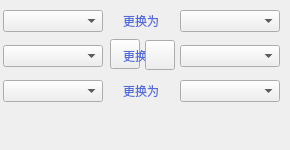
<?xml version="1.0" encoding="UTF-8"?>
<ui version="4.0">
 <class>ChangeSenatorSwitchWidget</class>
 <widget class="QWidget" name="ChangeSenatorSwitchWidget">
  <property name="geometry">
   <rect>
    <x>0</x>
    <y>0</y>
    <width>290</width>
    <height>150</height>
   </rect>
  </property>
  <property name="windowTitle">
   <string>Form</string>
  </property>
  <widget class="QToolButton" name="addBtn">
   <property name="geometry">
    <rect>
     <x>110</x>
     <y>39</y>
     <width>30</width>
     <height>30</height>
    </rect>
   </property>
   <property name="font">
    <font>
     <family>微软雅黑</family>
     <weight>50</weight>
     <italic>false</italic>
     <bold>false</bold>
    </font>
   </property>
   <property name="cursor">
    <cursorShape>PointingHandCursor</cursorShape>
   </property>
   <property name="styleSheet">
    <string notr="true"/>
   </property>
   <property name="text">
    <string/>
   </property>
   <property name="BtnStyle" stdset="0">
    <string>senatoradd</string>
   </property>
  </widget>
  <widget class="QComboBox" name="miner2">
   <property name="geometry">
    <rect>
     <x>180</x>
     <y>45</y>
     <width>100</width>
     <height>22</height>
    </rect>
   </property>
  </widget>
  <widget class="QComboBox" name="senator2">
   <property name="geometry">
    <rect>
     <x>3</x>
     <y>45</y>
     <width>100</width>
     <height>22</height>
    </rect>
   </property>
  </widget>
  <widget class="QComboBox" name="miner3">
   <property name="geometry">
    <rect>
     <x>180</x>
     <y>80</y>
     <width>100</width>
     <height>22</height>
    </rect>
   </property>
  </widget>
  <widget class="QComboBox" name="senator1">
   <property name="geometry">
    <rect>
     <x>3</x>
     <y>10</y>
     <width>100</width>
     <height>22</height>
    </rect>
   </property>
  </widget>
  <widget class="QComboBox" name="miner1">
   <property name="geometry">
    <rect>
     <x>180</x>
     <y>10</y>
     <width>100</width>
     <height>22</height>
    </rect>
   </property>
  </widget>
  <widget class="QLabel" name="label1">
   <property name="geometry">
    <rect>
     <x>106</x>
     <y>10</y>
     <width>70</width>
     <height>22</height>
    </rect>
   </property>
   <property name="styleSheet">
    <string notr="true">QLabel{color: rgb(83,107,215);
font: 11px &quot;Microsoft YaHei UI Light&quot;;}</string>
   </property>
   <property name="text">
    <string>更换为</string>
   </property>
   <property name="alignment">
    <set>Qt::AlignCenter</set>
   </property>
  </widget>
  <widget class="QLabel" name="label2">
   <property name="geometry">
    <rect>
     <x>106</x>
     <y>45</y>
     <width>70</width>
     <height>22</height>
    </rect>
   </property>
   <property name="styleSheet">
    <string notr="true">QLabel{color: rgb(83,107,215);
font: 11px &quot;Microsoft YaHei UI Light&quot;;}</string>
   </property>
   <property name="text">
    <string>更换为</string>
   </property>
   <property name="alignment">
    <set>Qt::AlignCenter</set>
   </property>
  </widget>
  <widget class="QLabel" name="label3">
   <property name="geometry">
    <rect>
     <x>106</x>
     <y>80</y>
     <width>70</width>
     <height>22</height>
    </rect>
   </property>
   <property name="styleSheet">
    <string notr="true">QLabel{color: rgb(83,107,215);
font: 11px &quot;Microsoft YaHei UI Light&quot;;}</string>
   </property>
   <property name="text">
    <string>更换为</string>
   </property>
   <property name="alignment">
    <set>Qt::AlignCenter</set>
   </property>
  </widget>
  <widget class="QComboBox" name="senator3">
   <property name="geometry">
    <rect>
     <x>3</x>
     <y>80</y>
     <width>100</width>
     <height>22</height>
    </rect>
   </property>
  </widget>
  <widget class="QToolButton" name="delBtn">
   <property name="geometry">
    <rect>
     <x>145</x>
     <y>40</y>
     <width>30</width>
     <height>30</height>
    </rect>
   </property>
   <property name="font">
    <font>
     <family>微软雅黑</family>
     <weight>50</weight>
     <italic>false</italic>
     <bold>false</bold>
    </font>
   </property>
   <property name="cursor">
    <cursorShape>PointingHandCursor</cursorShape>
   </property>
   <property name="styleSheet">
    <string notr="true"/>
   </property>
   <property name="text">
    <string/>
   </property>
   <property name="BtnStyle" stdset="0">
    <string>senatordel</string>
   </property>
  </widget>
 </widget>
 <resources/>
 <connections/>
</ui>
